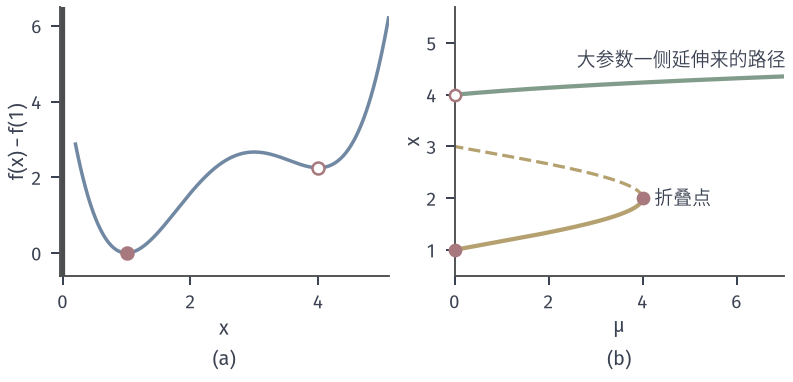

Recreate this plot in Python.
from pathlib import Path
import sys
ROOT = next(p for p in Path(__file__).resolve().parents if (p/"build.sh").is_file() and (p/"tex/book.tex").is_file())
sys.path.insert(0, str(ROOT/"figures/05-optimization/06-constrained-optimization/matplotlib/nlipm-common"))
from nlipm import *
OUT = Path(__file__).resolve().parent
# Nonconvex one-dimensional path: f'(x)=(x-1)(x-3)(x-4), x>0.
dF = lambda x: (x-1)*(x-3)*(x-4)
ddF = lambda x: (x-3)*(x-4)+(x-1)*(x-4)+(x-1)*(x-3)
Fv = lambda x: x**4/4-8*x**3/3+19*x**2/2-12*x
fig, (a, b) = figure(width_mm=112, height_mm=54, ncols=2)
x = np.linspace(.2, 5.1, 500); a.plot(x, Fv(x)-Fv(1), color=BLUE, lw=1.4)
a.plot([1], [0], 'o', color=RED, ms=4.8, zorder=6); a.plot([4], [Fv(4)-Fv(1)], 'o', mfc='white', mec=RED, ms=4.8, zorder=6)
a.axvline(0, color=EDGE, lw=1.7); a.set_xlim(-.05, 5.1); a.set_ylim(-.6, 6.5); tag(a, '$x$', '(a)'); a.set_ylabel('$f(x)-f(1)$', labelpad=1)
xs = np.linspace(1.0001, 2.9999, 4000); mu = xs*dF(xs); B2 = ddF(xs)+mu/xs**2; i = np.argmax(mu)
b.plot(mu[:i+1], xs[:i+1], color=YELLOW, lw=1.7); b.plot(mu[i:], xs[i:], color=YELLOW, lw=1.3, ls='--')
xr = np.linspace(4.0001, 5.6, 2000); mr = xr*dF(xr); b.plot(mr, xr, color=GREEN, lw=1.7)
b.plot([mu[i]], [xs[i]], 'o', color=RED, ms=4.5, zorder=6)
b.plot([0], [1], 'o', color=RED, ms=4.5, clip_on=False, zorder=7); b.plot([0], [4], 'o', mfc='white', mec=RED, ms=4.5, clip_on=False, zorder=7)
b.text(mu[i]+.25, xs[i], '折叠点', fontsize=7.5, va='center')
b.text(2.6, 4.55, '大参数一侧延伸来的路径', fontsize=7.5)
b.set_xlim(0, 7); b.set_ylim(.5, 5.7); tag(b, '$\\mu$', '(b)'); b.set_ylabel('$x$', labelpad=1)
save(fig, OUT, 'figure', {'fold_mu': float(mu[i]), 'fold_x': float(xs[i]), 'f4-f1': float(Fv(4)-Fv(1)), 'B2_sign_change_at_fold': bool(abs(B2[i])<1e-2)})
